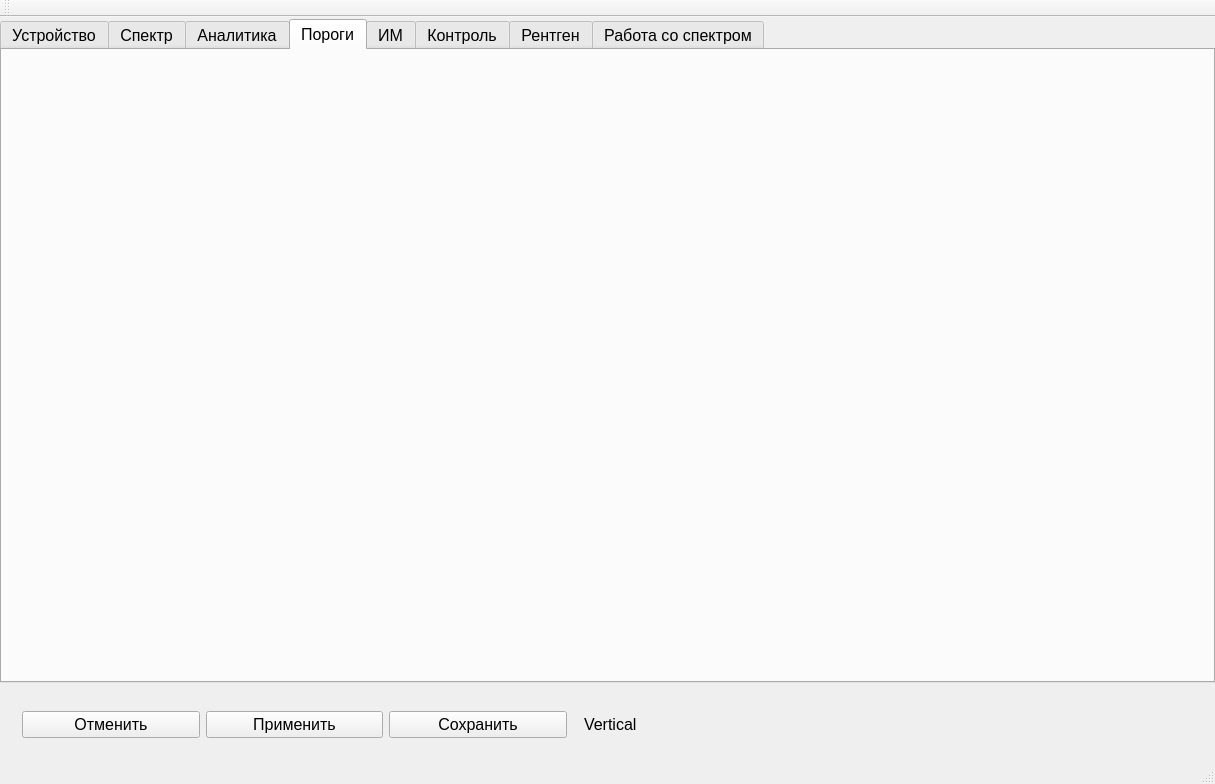
<?xml version="1.0" encoding="UTF-8"?>
<ui version="4.0">
 <class>MainWindow</class>
 <widget class="QMainWindow" name="MainWindow">
  <property name="windowModality">
   <enum>Qt::ApplicationModal</enum>
  </property>
  <property name="geometry">
   <rect>
    <x>0</x>
    <y>0</y>
    <width>1215</width>
    <height>784</height>
   </rect>
  </property>
  <property name="font">
   <font>
    <family>Tahoma</family>
    <pointsize>12</pointsize>
   </font>
  </property>
  <property name="windowTitle">
   <string>Настройка оборудования и алгоритма</string>
  </property>
  <property name="windowIcon">
   <iconset resource="icons.qrc">
    <normaloff>:/icons/icons/Settings_tab_icon_1.png</normaloff>:/icons/icons/Settings_tab_icon_1.png</iconset>
  </property>
  <property name="toolButtonStyle">
   <enum>Qt::ToolButtonTextUnderIcon</enum>
  </property>
  <property name="tabShape">
   <enum>QTabWidget::Rounded</enum>
  </property>
  <property name="unifiedTitleAndToolBarOnMac">
   <bool>false</bool>
  </property>
  <widget class="QWidget" name="centralWidget">
   <layout class="QVBoxLayout" name="verticalLayout_2">
    <property name="spacing">
     <number>0</number>
    </property>
    <property name="leftMargin">
     <number>0</number>
    </property>
    <property name="topMargin">
     <number>2</number>
    </property>
    <property name="rightMargin">
     <number>0</number>
    </property>
    <property name="bottomMargin">
     <number>0</number>
    </property>
    <item>
     <layout class="QVBoxLayout" name="verticalLayout">
      <item>
       <widget class="QTabWidget" name="tabWidget">
        <property name="enabled">
         <bool>true</bool>
        </property>
        <property name="font">
         <font>
          <family>Tahoma</family>
          <pointsize>12</pointsize>
         </font>
        </property>
        <property name="statusTip">
         <string/>
        </property>
        <property name="tabPosition">
         <enum>QTabWidget::North</enum>
        </property>
        <property name="tabShape">
         <enum>QTabWidget::Rounded</enum>
        </property>
        <property name="currentIndex">
         <number>3</number>
        </property>
        <property name="iconSize">
         <size>
          <width>32</width>
          <height>32</height>
         </size>
        </property>
        <property name="elideMode">
         <enum>Qt::ElideMiddle</enum>
        </property>
        <property name="usesScrollButtons">
         <bool>true</bool>
        </property>
        <property name="documentMode">
         <bool>false</bool>
        </property>
        <property name="tabsClosable">
         <bool>false</bool>
        </property>
        <property name="movable">
         <bool>true</bool>
        </property>
        <property name="tabBarAutoHide">
         <bool>false</bool>
        </property>
        <widget class="QWidget" name="tab_10">
         <attribute name="icon">
          <iconset resource="icons.qrc">
           <normaloff>:/icons/settings/icons/AlgoripmSerrings_tabs/SettingsDevice.png</normaloff>:/icons/settings/icons/AlgoripmSerrings_tabs/SettingsDevice.png</iconset>
         </attribute>
         <attribute name="title">
          <string>Устройство</string>
         </attribute>
         <widget class="QWidget" name="widget_2" native="true">
          <property name="geometry">
           <rect>
            <x>20</x>
            <y>10</y>
            <width>514</width>
            <height>409</height>
           </rect>
          </property>
          <layout class="QVBoxLayout" name="verticalLayout_7">
           <item>
            <widget class="QSplitter" name="splitter_2">
             <property name="orientation">
              <enum>Qt::Horizontal</enum>
             </property>
             <widget class="SPRSettingsMainWidget" name="wSettingsMianWidget" native="true">
              <property name="minimumSize">
               <size>
                <width>491</width>
                <height>391</height>
               </size>
              </property>
              <property name="maximumSize">
               <size>
                <width>491</width>
                <height>391</height>
               </size>
              </property>
             </widget>
             <widget class="QWidget" name="widget_3" native="true"/>
            </widget>
           </item>
          </layout>
         </widget>
        </widget>
        <widget class="QWidget" name="tabSpectrumRanges">
         <attribute name="icon">
          <iconset resource="icons.qrc">
           <normaloff>:/icons/settings/icons/AlgoripmSerrings_tabs/Alroritm_Settings_Spector_tab_1.png</normaloff>:/icons/settings/icons/AlgoripmSerrings_tabs/Alroritm_Settings_Spector_tab_1.png</iconset>
         </attribute>
         <attribute name="title">
          <string>Спектр</string>
         </attribute>
         <layout class="QHBoxLayout" name="horizontalLayout_3">
          <item>
           <widget class="SPRSpectrumRangesTableWidget" name="wSpectrumPorogsWidget" native="true"/>
          </item>
         </layout>
        </widget>
        <widget class="QWidget" name="tab_3">
         <attribute name="icon">
          <iconset resource="icons.qrc">
           <normaloff>:/icons/settings/icons/AlgoripmSerrings_tabs/Alroritm_Settings_Formulas_tab_1.png</normaloff>:/icons/settings/icons/AlgoripmSerrings_tabs/Alroritm_Settings_Formulas_tab_1.png</iconset>
         </attribute>
         <attribute name="title">
          <string>Аналитика</string>
         </attribute>
         <layout class="QVBoxLayout" name="verticalLayout_8">
          <item>
           <widget class="SPRSettingsFormulaWidget" name="wSettingsFormulaWidget" native="true"/>
          </item>
         </layout>
        </widget>
        <widget class="QWidget" name="tab_2">
         <attribute name="icon">
          <iconset resource="icons.qrc">
           <normaloff>:/icons/settings/icons/AlgoripmSerrings_tabs/Algoritm_Sittings_Porogs_tab_1.png</normaloff>:/icons/settings/icons/AlgoripmSerrings_tabs/Algoritm_Sittings_Porogs_tab_1.png</iconset>
         </attribute>
         <attribute name="title">
          <string>Пороги</string>
         </attribute>
         <layout class="QVBoxLayout" name="verticalLayout_9">
          <item>
           <widget class="SPRSettingsPorogsWidget" name="wSettingsPorogsWidget" native="true"/>
          </item>
         </layout>
        </widget>
        <widget class="QWidget" name="tab_9">
         <attribute name="icon">
          <iconset resource="icons.qrc">
           <normaloff>:/icons/settings/icons/AlgoripmSerrings_tabs/Alroritm_Settings_Ims_tab_1.png</normaloff>:/icons/settings/icons/AlgoripmSerrings_tabs/Alroritm_Settings_Ims_tab_1.png</iconset>
         </attribute>
         <attribute name="title">
          <string>ИМ</string>
         </attribute>
         <layout class="QVBoxLayout" name="verticalLayout_3">
          <item>
           <widget class="SPRSettingsIMSWidget" name="wSettingsIMSWidget" native="true"/>
          </item>
         </layout>
        </widget>
        <widget class="QWidget" name="tab_5">
         <attribute name="icon">
          <iconset resource="icons.qrc">
           <normaloff>:/icons/settings/icons/AlgoripmSerrings_tabs/Alroritm_Settings_SeparationControl_tab_1.png</normaloff>:/icons/settings/icons/AlgoripmSerrings_tabs/Alroritm_Settings_SeparationControl_tab_1.png</iconset>
         </attribute>
         <attribute name="title">
          <string>Контроль</string>
         </attribute>
         <layout class="QVBoxLayout" name="verticalLayout_4">
          <item>
           <widget class="SPRSettingsControlWidget" name="wSettingsControl" native="true"/>
          </item>
         </layout>
        </widget>
        <widget class="QWidget" name="tab_Test">
         <attribute name="icon">
          <iconset resource="icons.qrc">
           <normaloff>:/icons/settings/icons/AlgoripmSerrings_tabs/Alroritm_Settings_Rentgen_Menu_tab_1.png</normaloff>:/icons/settings/icons/AlgoripmSerrings_tabs/Alroritm_Settings_Rentgen_Menu_tab_1.png</iconset>
         </attribute>
         <attribute name="title">
          <string>Рентген</string>
         </attribute>
         <layout class="QVBoxLayout" name="verticalLayout_10">
          <property name="leftMargin">
           <number>0</number>
          </property>
          <property name="topMargin">
           <number>0</number>
          </property>
          <property name="rightMargin">
           <number>0</number>
          </property>
          <property name="bottomMargin">
           <number>0</number>
          </property>
          <item>
           <widget class="SPRSettingsRentgenWidget" name="wSettingsRentgen" native="true"/>
          </item>
         </layout>
        </widget>
        <widget class="QWidget" name="tab">
         <attribute name="icon">
          <iconset resource="icons.qrc">
           <normaloff>:/icons/icons/Spector_tab_icons_no_color_icon.png</normaloff>:/icons/icons/Spector_tab_icons_no_color_icon.png</iconset>
         </attribute>
         <attribute name="title">
          <string>Работа со спектром</string>
         </attribute>
         <layout class="QVBoxLayout" name="verticalLayout_5">
          <item>
           <widget class="SPRSpectrumListTableWidget" name="wSpectrumList" native="true"/>
          </item>
         </layout>
        </widget>
       </widget>
      </item>
      <item>
       <widget class="QWidget" name="widget" native="true">
        <layout class="QHBoxLayout" name="horizontalLayout_2">
         <item>
          <widget class="QSplitter" name="splitter">
           <property name="orientation">
            <enum>Qt::Horizontal</enum>
           </property>
           <widget class="QWidget" name="layoutWidget">
            <layout class="QHBoxLayout" name="horizontalLayout">
             <item>
              <widget class="QPushButton" name="pushButton">
               <property name="text">
                <string>Отменить</string>
               </property>
               <property name="icon">
                <iconset resource="icons.qrc">
                 <normaloff>:/icons/icons/b_Cancel.png</normaloff>:/icons/icons/b_Cancel.png</iconset>
               </property>
              </widget>
             </item>
             <item>
              <widget class="QPushButton" name="pushButton_2">
               <property name="text">
                <string>Применить</string>
               </property>
               <property name="icon">
                <iconset resource="icons.qrc">
                 <normaloff>:/icons/icons/b_Ok_1.png</normaloff>:/icons/icons/b_Ok_1.png</iconset>
               </property>
              </widget>
             </item>
             <item>
              <widget class="QPushButton" name="pushButton_3">
               <property name="text">
                <string>Сохранить</string>
               </property>
               <property name="icon">
                <iconset resource="icons.qrc">
                 <normaloff>:/icons/icons/b_Save.png</normaloff>:/icons/icons/b_Save.png</iconset>
               </property>
              </widget>
             </item>
            </layout>
           </widget>
          </widget>
         </item>
         <item>
          <widget class="VerticalLabel" name="vlText">
           <property name="text">
            <string>Vertical</string>
           </property>
          </widget>
         </item>
         <item>
          <spacer name="horizontalSpacer">
           <property name="orientation">
            <enum>Qt::Horizontal</enum>
           </property>
           <property name="sizeHint" stdset="0">
            <size>
             <width>40</width>
             <height>20</height>
            </size>
           </property>
          </spacer>
         </item>
        </layout>
       </widget>
      </item>
     </layout>
    </item>
   </layout>
  </widget>
  <widget class="QMenuBar" name="menuBar">
   <property name="geometry">
    <rect>
     <x>0</x>
     <y>0</y>
     <width>1215</width>
     <height>21</height>
    </rect>
   </property>
  </widget>
  <widget class="QToolBar" name="mainToolBar">
   <attribute name="toolBarArea">
    <enum>TopToolBarArea</enum>
   </attribute>
   <attribute name="toolBarBreak">
    <bool>false</bool>
   </attribute>
  </widget>
  <widget class="QStatusBar" name="statusBar"/>
 </widget>
 <layoutdefault spacing="6" margin="11"/>
 <customwidgets>
  <customwidget>
   <class>SPRSettingsFormulaWidget</class>
   <extends>QWidget</extends>
   <header>sprsettingsformulawidget.h</header>
   <container>1</container>
  </customwidget>
  <customwidget>
   <class>SPRSettingsPorogsWidget</class>
   <extends>QWidget</extends>
   <header>sprsettingsporogswidget.h</header>
   <container>1</container>
  </customwidget>
  <customwidget>
   <class>SPRSpectrumRangesTableWidget</class>
   <extends>QWidget</extends>
   <header>sprspectrumrangestablewidget.h</header>
   <container>1</container>
  </customwidget>
  <customwidget>
   <class>SPRSettingsMainWidget</class>
   <extends>QWidget</extends>
   <header>sprsettingsmainwidget.h</header>
   <container>1</container>
  </customwidget>
  <customwidget>
   <class>SPRSettingsRentgenWidget</class>
   <extends>QWidget</extends>
   <header>sprsettingsrentgenwidget.h</header>
   <container>1</container>
  </customwidget>
  <customwidget>
   <class>SPRSettingsIMSWidget</class>
   <extends>QWidget</extends>
   <header>sprsettingsimswidget.h</header>
   <container>1</container>
  </customwidget>
  <customwidget>
   <class>SPRSettingsControlWidget</class>
   <extends>QWidget</extends>
   <header>sprsettingscontrolwidget.h</header>
   <container>1</container>
  </customwidget>
  <customwidget>
   <class>SPRSpectrumListTableWidget</class>
   <extends>QWidget</extends>
   <header>sprspectrumlisttablewidget.h</header>
   <container>1</container>
  </customwidget>
  <customwidget>
   <class>VerticalLabel</class>
   <extends>QLabel</extends>
   <header>verticallabel.h</header>
  </customwidget>
 </customwidgets>
 <resources>
  <include location="icons.qrc"/>
 </resources>
 <connections/>
</ui>
